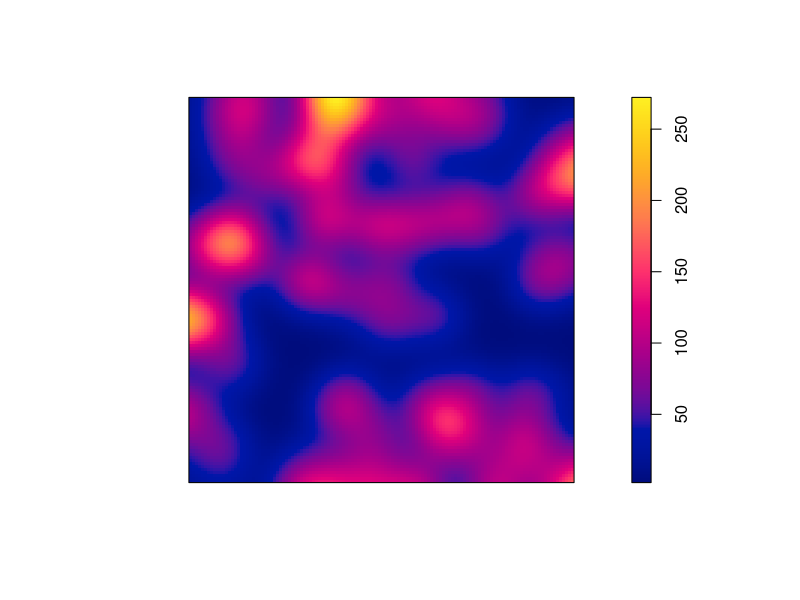
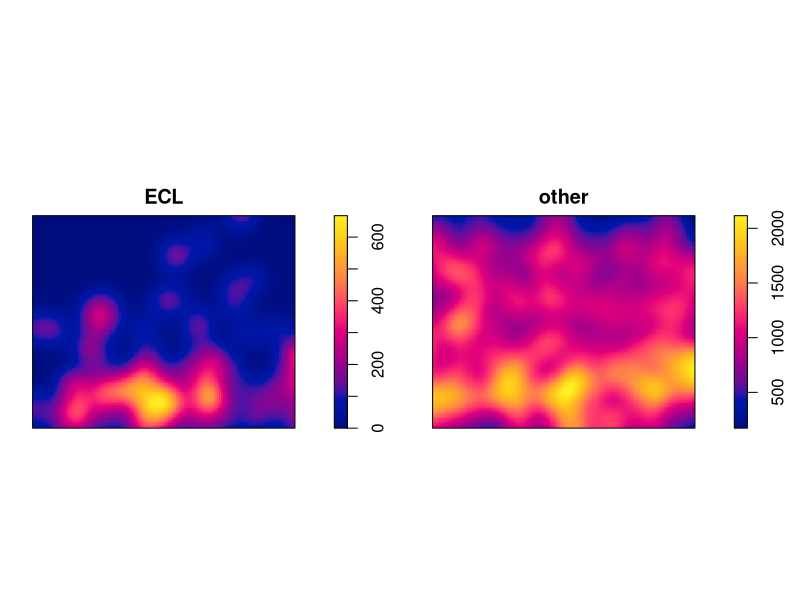
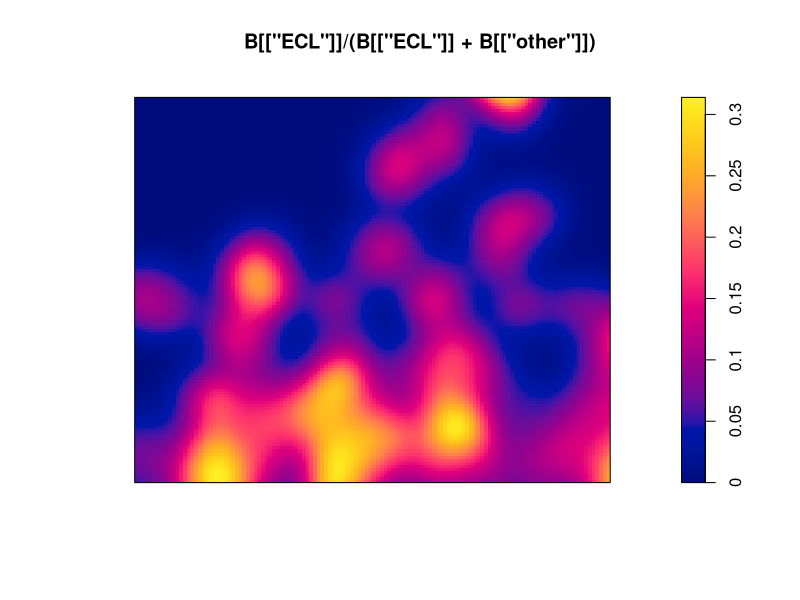
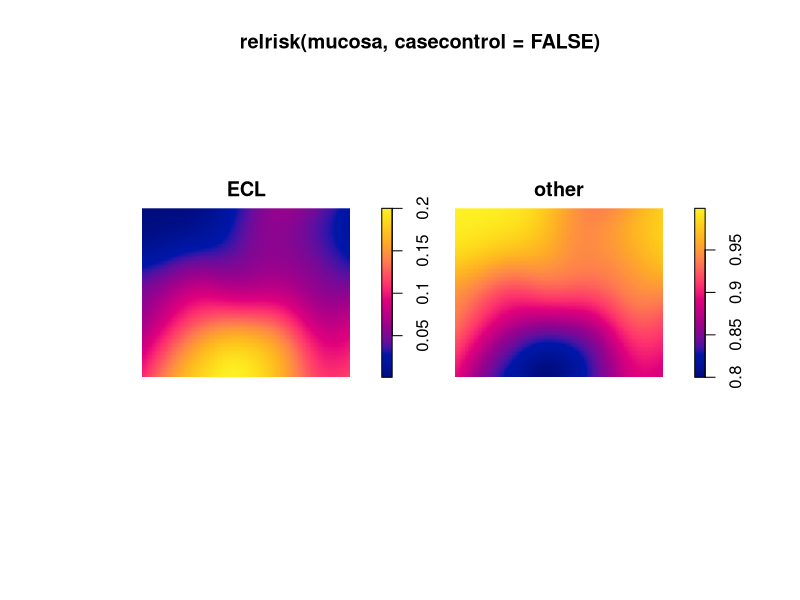
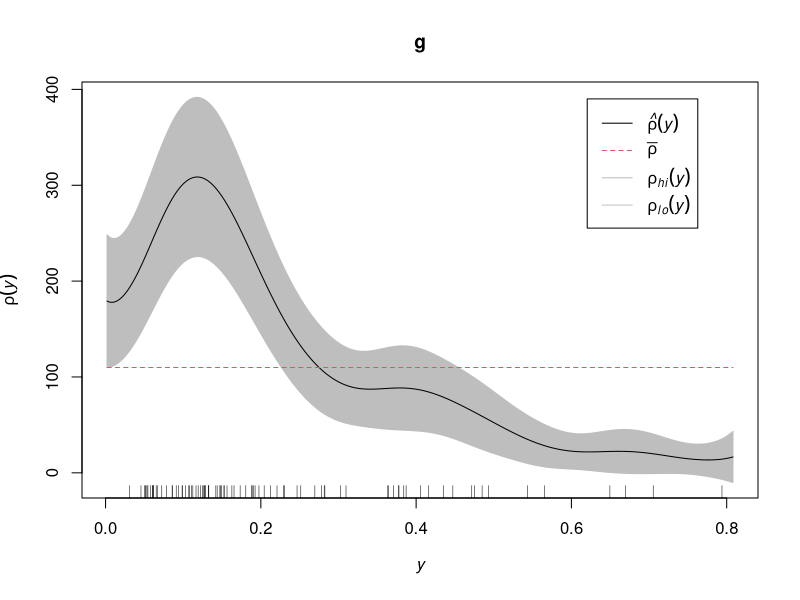
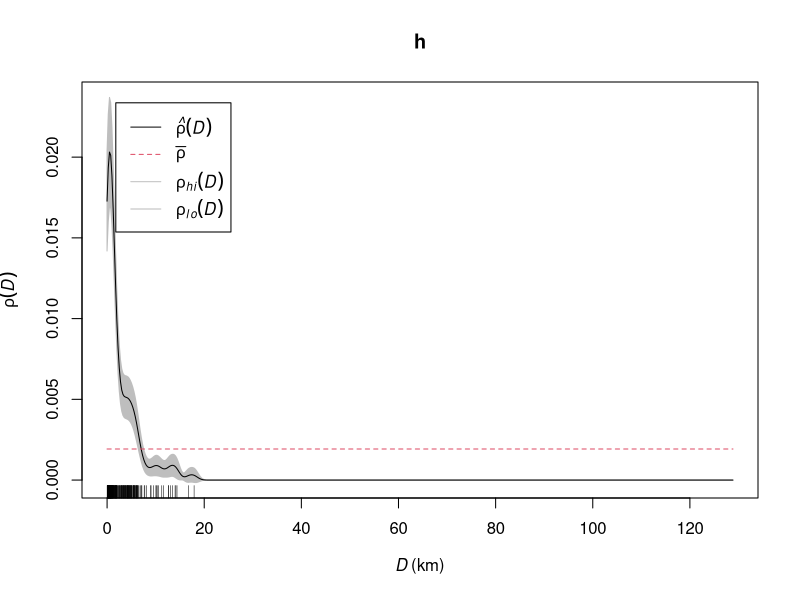
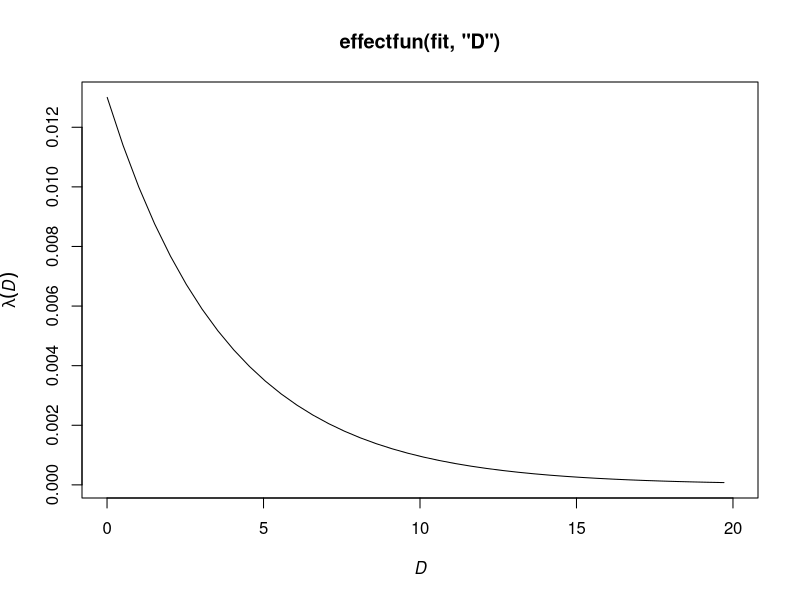
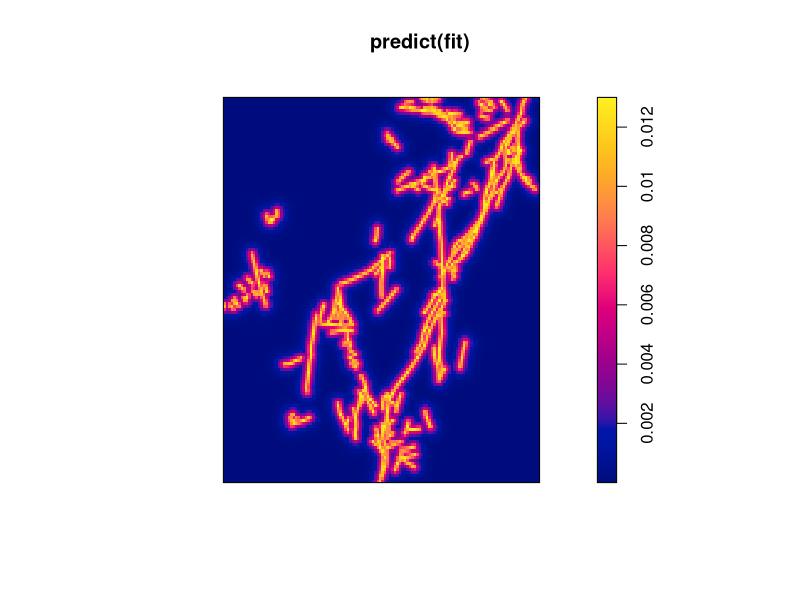

Write the R code that produced these figures, in order.
## ---- chunk 1
library(spatstat)
X <- japanesepines
A <- quadratcount(X, 3, 3)
Z <- density(X)
Z <- density(X, bw.diggle)
plot(Z, main="")
## ---- chunk 2
M <- split(mucosa)
B <- density(M, bw.diggle)
plot(B, main="")
## ---- chunk 3
plot(B[["ECL"]]/(B[["ECL"]] + B[["other"]]))
## ---- chunk 4
plot(relrisk(mucosa, casecontrol=FALSE), equal.scales=TRUE)
## ---- chunk 5
E <- split(mucosa)$ECL
g <- rhohat(E, "y")
plot(g)
## ---- chunk 6
X <- murchison$gold
L <- murchison$faults
X <- rescale(X, 1000, "km")
L <- rescale(L, 1000, "km")
D <- distfun(L)
h <- rhohat(X, D)
plot(h)
## ---- chunk 7
fit <- ppm(X ~ D)
coef(fit)
confint(fit)
anova(fit, test="Chi")
plot(effectfun(fit, "D"), xlim=c(0, 20))
plot(predict(fit))
## ---- chunk 8
Jfit <- ppm(japanesepines ~ x + y)
Jfit
confint(Jfit)
Jfit2 <- ppm(japanesepines ~ polynom(x,y,2))
Jfit2
plot(predict(Jfit2))
## ---- chunk 9
anova(Jfit, Jfit2, test="Chi")
## ---- chunk 10
step(Jfit2)
## ---- chunk 11
plot(simulate(Jfit2))
## ---- chunk 12
plot(simulate(Jfit2, nsim=12))
## ---- chunk 13
model0 <- ppm(mucosa ~ marks)
model0
coef(model0)
plot(predict(model0), equal.scales=TRUE)
## ---- chunk 14
model1 <- ppm(mucosa ~ marks + y)
model1
coef(model1)
plot(predict(model1), equal.scales=TRUE)
## ---- chunk 15
model2 <- ppm(mucosa ~ marks * y)
model2
coef(model2)
plot(predict(model2), equal.scales=TRUE)
## ---- chunk 16
model1xy <- ppm(mucosa ~ marks + x + y)
model1xy
coef(model1xy)
plot(predict(model1xy), equal.scales=TRUE)
## ---- chunk 17
model2xy <- ppm(mucosa ~ marks * (x + y))
model2xy
coef(model2xy)
plot(predict(model2xy), equal.scales=TRUE)
## ---- chunk 18
model3 <- ppm(mucosa ~ marks + polynom(x, y, 2))
model3
coef(model3)
plot(predict(model3), equal.scales=TRUE)
## ---- chunk 19
model4 <- ppm(mucosa ~ marks * polynom(x,y,2))
model4
coef(model4)
plot(predict(model4), equal.scales=TRUE)
## ---- chunk 20
plot(relrisk(model4, casecontrol=FALSE), equal.scales=TRUE)
## ---- chunk 21
plot(relrisk(model3, casecontrol=FALSE), equal.scales=TRUE)
